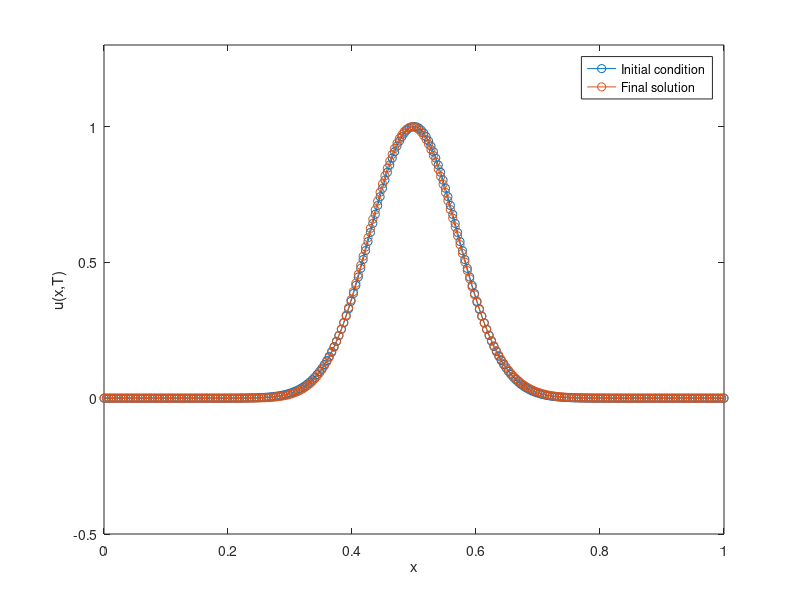

This chart was generated by the following MATLAB code: (Note: this script raises an error after producing the figure.)

points =[64,90,128,180,256,360,512,720];
count=1;
for i = 1:1
    % Problem parameters
    L = 1;           % Length domain
    Nx = points(5);        % Number of grid points
    Tfinal = 5.0;    % Final simulation time
    CFL = 0.8;       % Courant-Friedrichs-Lewy (must be <= 1 for stability)
    
    % Spatial discretications
    dx = L / Nx;
    x = linspace(0, L, Nx+1);
    
    % Initial conditions
    k=10;
    
    x0 = 0.5;
    u0 = exp(-k^2 * (x-x0).^2);
    
    % Time-step
    dt =  CFL * dx;
    
    % Number of time steps
    Nt = ceil(Tfinal / dt);
    
    
    % Lax-Wendroff method
    u = u0;
    for n = 1:Nt
        
        % Calculate time step
        u_half = zeros(size(u));      
        for i = 2:Nx
            u_half(i) = u(i) - 0.5 * CFL * (u(i+1) - u(i-1)) + 0.5 * CFL^2 * (u(i+1) - 2*u(i) + u(i-1));
        end
        
    
        % Boundary conditions
        u_half(1) = u(1) - 0.5 * CFL * (u(2) - u(Nx)) + 0.5 * CFL^2 * (u(2) - 2*u(1) + u(Nx));                
        u_half(Nx+1) = u(Nx+1) - 0.5 * CFL * (u(1) - u(Nx)) + 0.5 * CFL^2 *(u(1) - 2*u(Nx+1) + u(Nx));
    
   
        % Update solution
        u = u_half;
    
        % Plot solution (optional)
    %     plot(x, u, '-o');
    %     axis([0 L -1 1]);
    %     title(['Paso de tiempo: ' num2str(n) '/' num2str(Nt)]);
    %     drawnow;
    end
    
end







% Mostrar el resultado final
figure;
plot(x, u0, '-o', x, u, '-o');
axis([0 L -0.5 1.3])
legend('Initial condition', 'Final solution');
xlabel('x');
ylabel('u(x,T)');
ax = gca;
ax.FontSize = 15;  % Adjust the number to your preferred size
